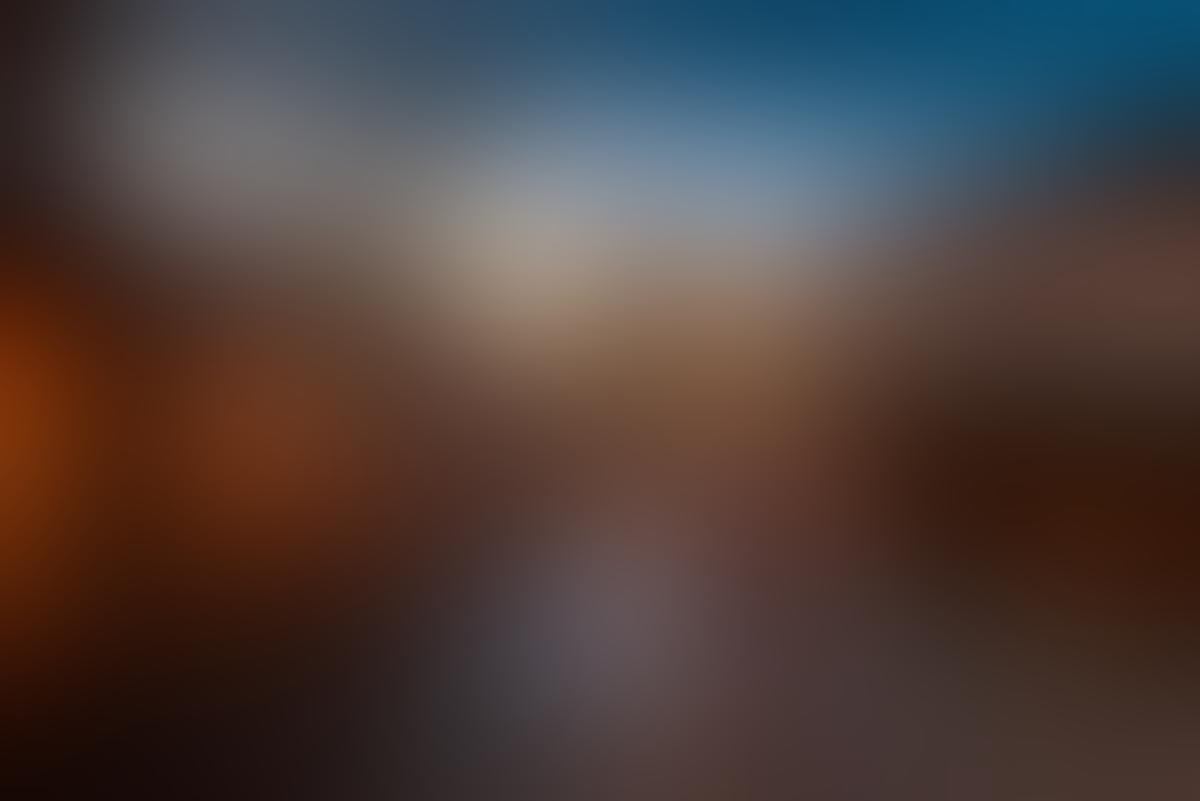
#> input picture KPITBatch02-master/Refernce/Day18/downloadsphoto-1493976040374-85c8e12f0c0e.jpg, 1200 x 801 px, found by its file name; its folder holds 4 pictures in this run
$ python O010Multiproc02.py
#> lines starting #> are read from the running program, lines starting #| are printed output that depends on the picture

import os
import time
from PIL import Image, ImageFilter
import concurrent.futures

path = "C:\\Training\\PycharmProjects\\CDAC_NOV2023\\Day18\\"
files = os.listdir(path)
imgFiles = []
for fl in files:
    if fl.endswith(".jpg"):
        imgFiles.append(fl)

st = time.perf_counter()
pxlSize = (1200, 1200)

def imagePrc(imgFl):
    img = Image.open(path+imgFl)
#> img is the input picture: PIL image 1200x801 RGB; mean R, G, B 77.6, 64.5, 61.7
    img = img.filter(ImageFilter.GaussianBlur(50))
    img.thumbnail(pxlSize)
    img.save(f"{path}/{imgFl}")
    print(f"{imgFl} was processed.....")

if __name__ == '__main__':
    with concurrent.futures.ProcessPoolExecutor() as executor:
        executor.map(imagePrc, imgFiles)
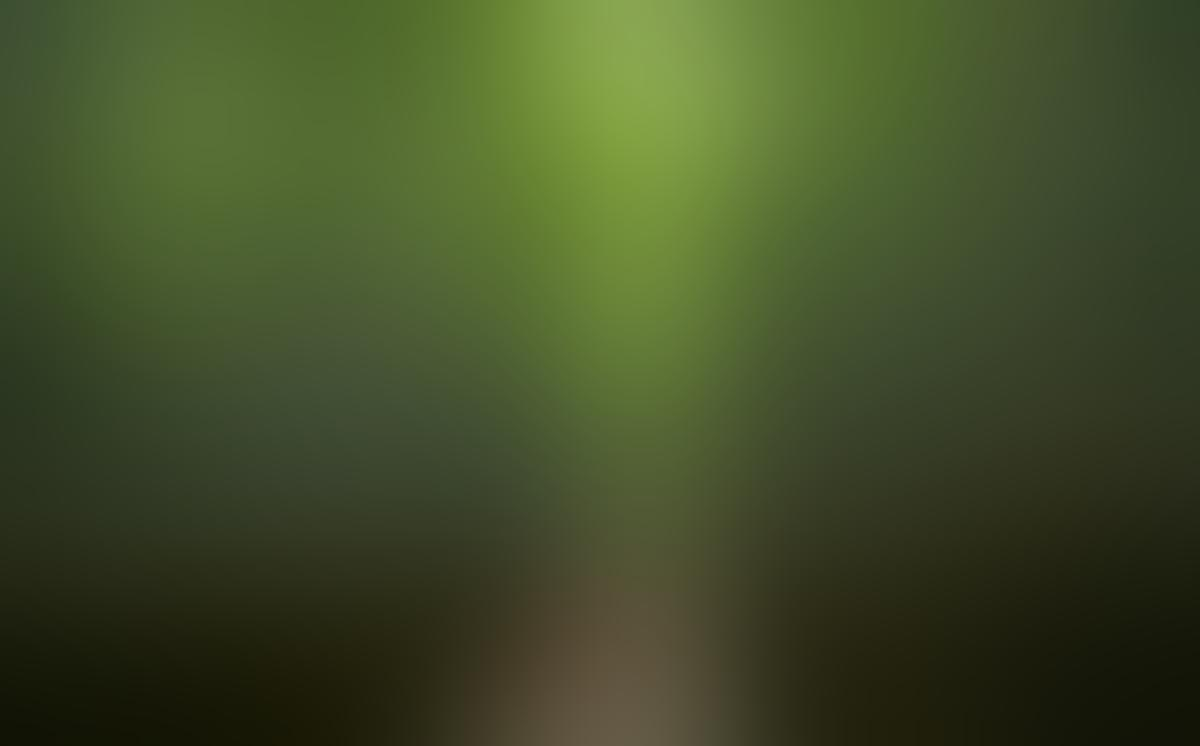
#> input picture KPITBatch02-master/Refernce/Day18/downloadsphoto-1504198453319-5ce911bafcde.jpg, 1200 x 746 px, found by its file name
#> in imagePrc, img is the input picture: PIL image 1200x746 RGB; mean R, G, B 66, 78.1, 40.9
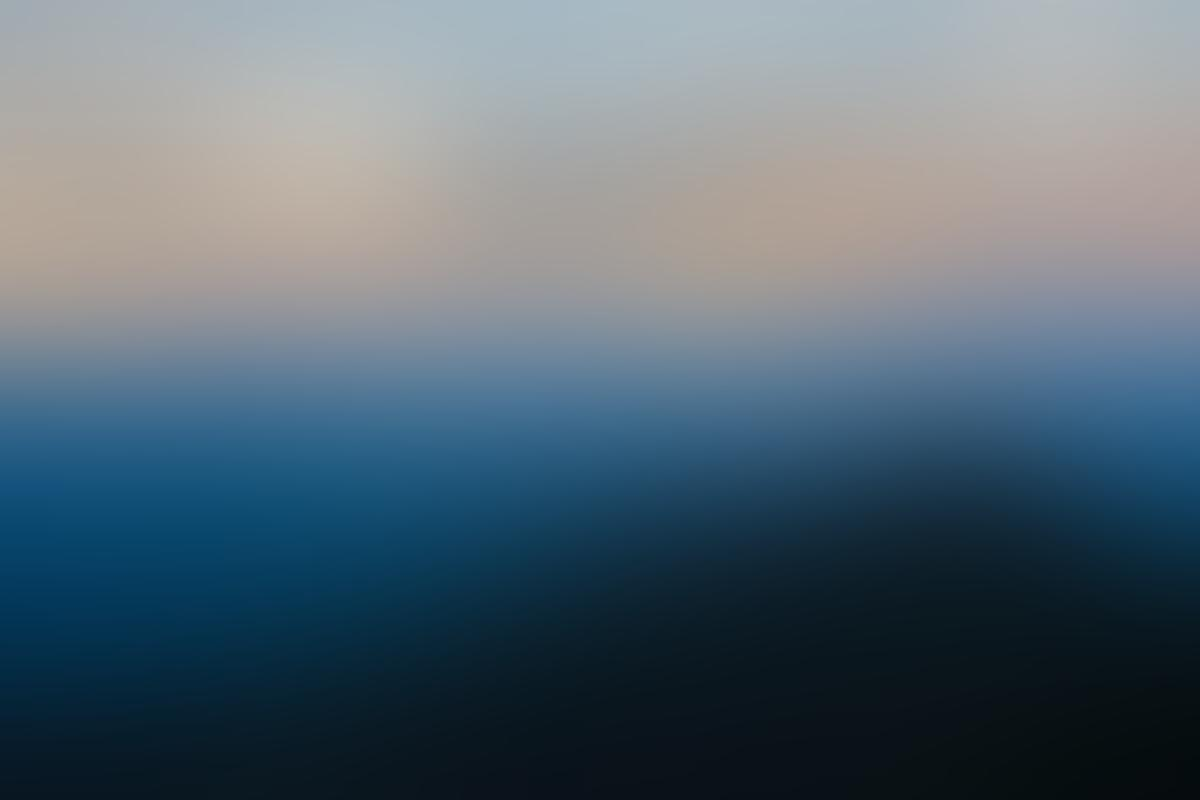
#> input picture KPITBatch02-master/Refernce/Day18/downloadsphoto-1516117172878-fd2c41f4a759.jpg, 1200 x 800 px, found by its file name
#> in imagePrc, img is the input picture: PIL image 1200x800 RGB; mean R, G, B 88, 104.9, 117
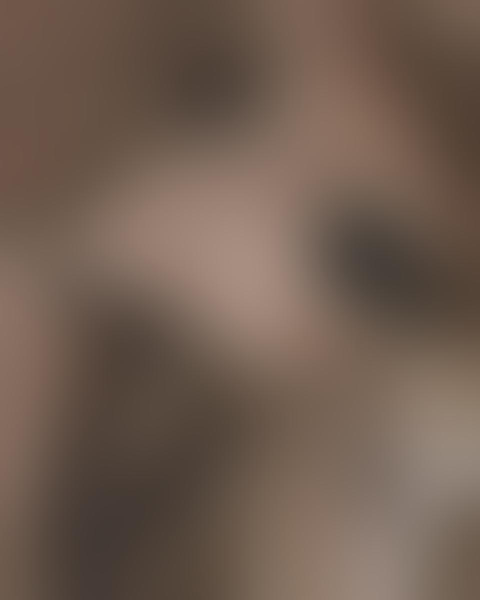
#> input picture KPITBatch02-master/Refernce/Day18/downloadsphoto-1516972810927-80185027ca84.jpg, 960 x 1200 px, found by its file name (shown at 1/2 size)
#> in imagePrc, img is the input picture: PIL image 960x1200 RGB; mean R, G, B 112, 93.1, 80.7

        et = time.perf_counter()
        print(f"Completed processing of all images in {et - st} seconds.....")
